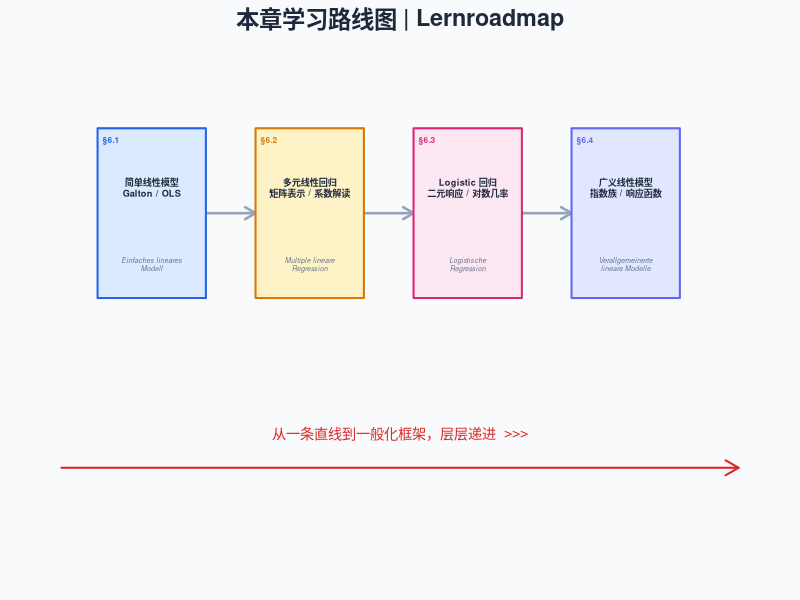
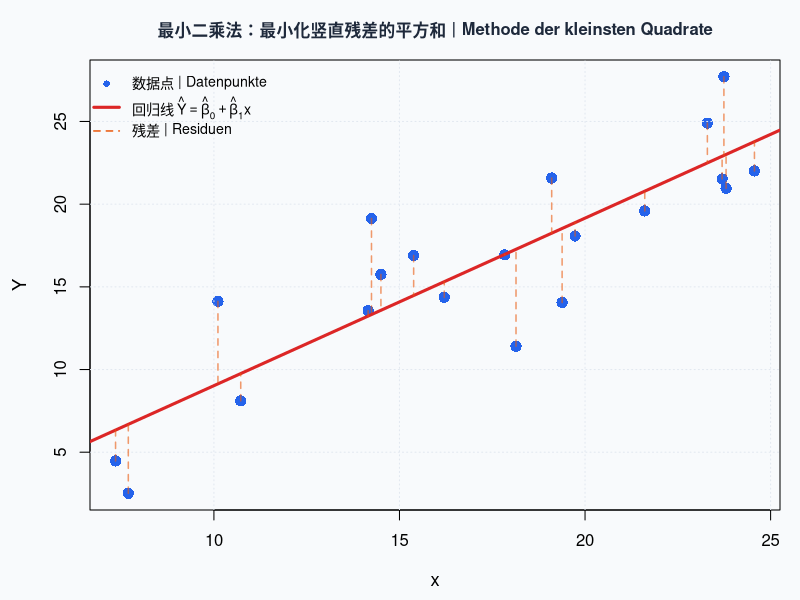
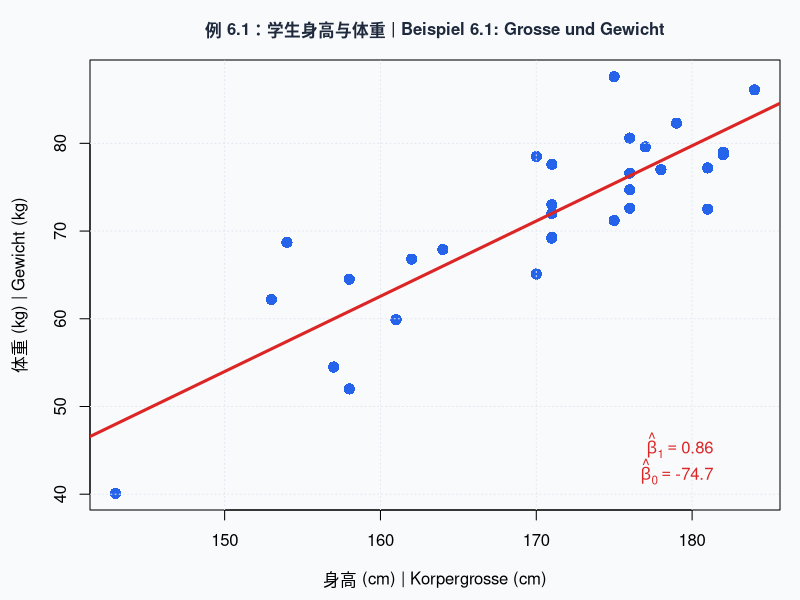
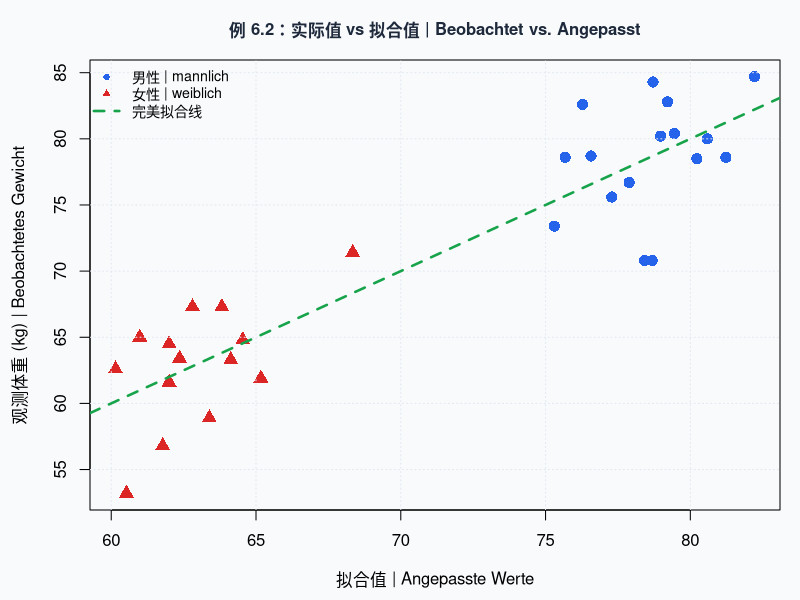
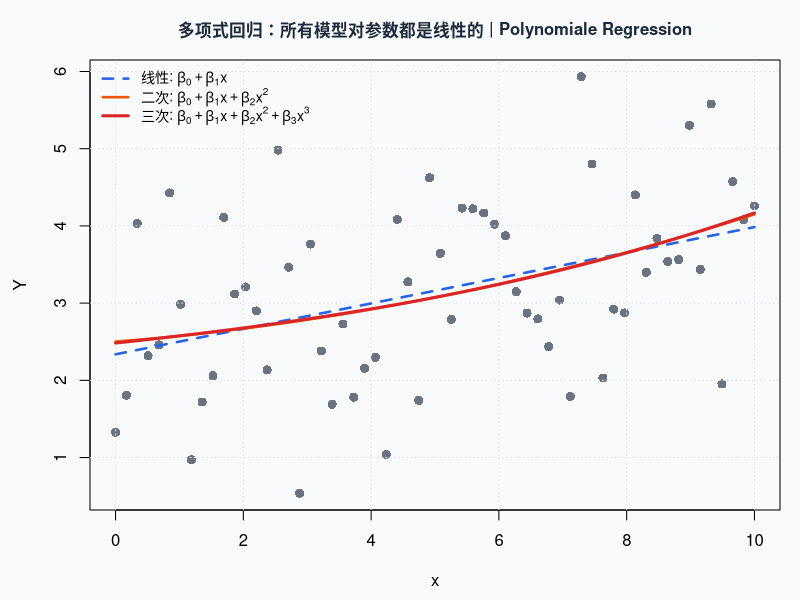
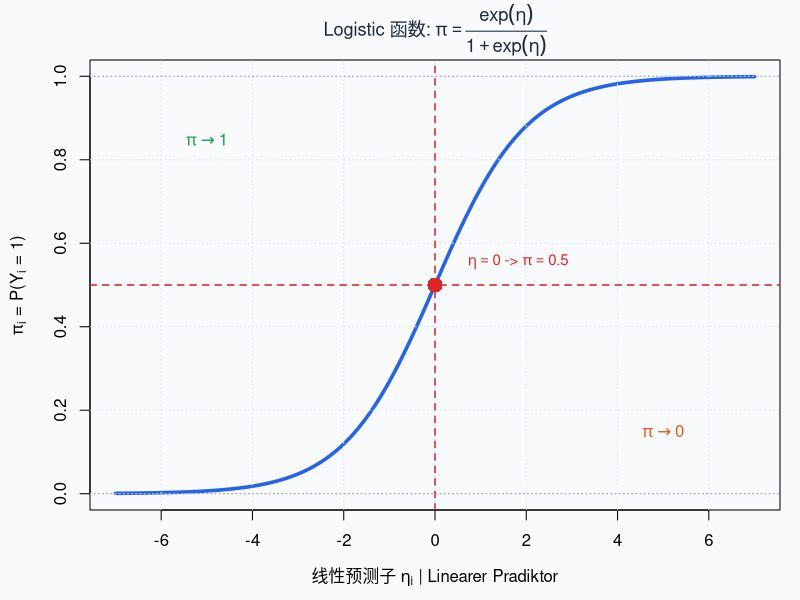
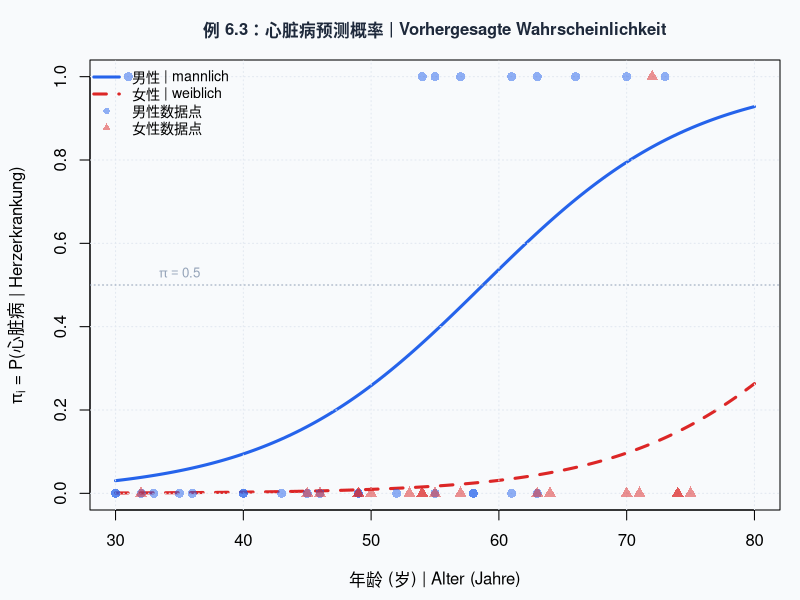
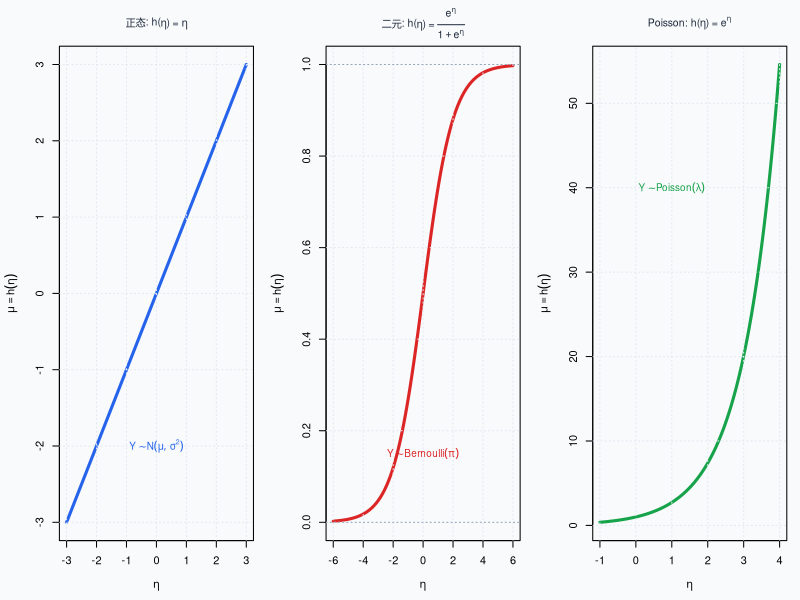

Write R code to recreate these figures, in order.
## ---- chunk 1
#| label: setup
#| include: false
knitr::opts_chunk$set(
  fig.width = 9, fig.height = 5.5,
  message = FALSE, warning = FALSE,
  dev = "ragg_png", dpi = 150
)

palette_main <- list(
  blue     = "#2563EB",
  red      = "#DC2626",
  green    = "#16A34A",
  orange   = "#EA580C",
  purple   = "#9333EA",
  gray     = "#6B7280",
  bg_light = "#F8FAFC",
  bg_warn  = "#FEF3C7"
)
## ---- chunk 2
#| label: fig-roadmap
#| fig-cap: "本章学习路线图 | Lernroadmap dieses Kapitels"
#| fig-height: 4.5

par(mar = c(0.5, 0.5, 2, 0.5), bg = "#F8FAFC")
plot(NULL, xlim = c(0, 16), ylim = c(0, 6), axes = FALSE, xlab = "", ylab = "")
title(expression(bold("本章学习路线图 | Lernroadmap")), 
      cex.main = 1.4, col.main = "#1E293B")

steps_x <- c(2.5, 6.0, 9.5, 13.0)
steps_y <- rep(4.2, 4)
arrows(steps_x[-4] + 1.2, steps_y[-4], steps_x[-1] - 1.2, steps_y[-1],
       col = "#94A3B8", lwd = 2.5, length = 0.12)

labels_cn <- c("简单线性模型\nGalton / OLS", 
               "多元线性回归\n矩阵表示 / 系数解读",
               "Logistic 回归\n二元响应 / 对数几率",
               "广义线性模型\n指数族 / 响应函数")
labels_de <- c("Einfaches lineares\nModell", 
               "Multiple lineare\nRegression",
               "Logistische\nRegression",
               "Verallgemeinerte\nlineare Modelle")
colors <- c("#DBEAFE", "#FEF3C7", "#FCE7F3", "#E0E7FF")
borders <- c("#2563EB", "#D97706", "#DB2777", "#6366F1")

for (i in 1:4) {
  rect(steps_x[i] - 1.2, steps_y[i] - 1.0, steps_x[i] + 1.2, steps_y[i] + 1.0,
       col = colors[i], border = borders[i], lwd = 2)
  text(steps_x[i], steps_y[i] + 0.3, labels_cn[i], cex = 0.55, font = 2, col = "#1E293B")
  text(steps_x[i], steps_y[i] - 0.6, labels_de[i], cex = 0.42, col = "#64748B", font = 3)
  text(steps_x[i] - 0.9, steps_y[i] + 0.85, paste0("\u00a76.", i), 
       cex = 0.5, col = borders[i], font = 2)
}

arrows(0.5, 1.2, 15.5, 1.2, col = "#DC2626", lwd = 2, length = 0.15)
text(8, 1.6, "从一条直线到一般化框架，层层递进  >>>", cex = 0.85, col = "#DC2626")
## ---- chunk 3
#| label: fig-ols-intuition
#| fig-cap: "最小二乘法的几何直觉：回归线最小化竖直距离的平方和 | Geometrische Intuition der kleinsten Quadrate"
#| fig-height: 5.5

set.seed(42)
n_demo <- 20
x_demo <- runif(n_demo, 5, 25)
y_demo <- 3 + 0.8 * x_demo + rnorm(n_demo, 0, 2.5)
fit_demo <- lm(y_demo ~ x_demo)

par(bg = "#F8FAFC", mar = c(4.5, 4.5, 3, 1))
plot(x_demo, y_demo, pch = 16, col = "#2563EB", cex = 1.5,
     xlab = "x", ylab = "Y",
     main = "最小二乘法：最小化竖直残差的平方和 | Methode der kleinsten Quadrate",
     cex.lab = 1.1, cex.main = 1.0, col.main = "#1E293B")
grid(col = "#E2E8F0")
abline(fit_demo, col = "#DC2626", lwd = 3)

y_hat_demo <- fitted(fit_demo)
for (i in 1:n_demo) {
  segments(x_demo[i], y_demo[i], x_demo[i], y_hat_demo[i],
           col = adjustcolor("#EA580C", 0.6), lwd = 1.5, lty = 2)
}

legend("topleft",
       legend = c("数据点 | Datenpunkte",
                  expression(paste("回归线 ", hat(Y) == hat(beta)[0] + hat(beta)[1] * x)),
                  "残差 | Residuen"),
       pch = c(16, NA, NA), col = c("#2563EB", "#DC2626", "#EA580C"),
       lwd = c(NA, 3, 1.5), lty = c(NA, 1, 2), bty = "n", cex = 0.85)
## ---- chunk 4
#| label: fig-example-6-1
#| fig-cap: "身高与体重的散点图及回归线（仿教材 Fig. 6.1）| Streudiagramm von Gewicht und Grosse mit Regressionslinie"
#| fig-height: 5.5

set.seed(2024)
n_students <- 30
height <- round(rnorm(n_students, mean = 172, sd = 9))
weight <- round(0.89 * height - 80 + rnorm(n_students, 0, 6), 1)

fit_hw <- lm(weight ~ height)
b0_hw <- coef(fit_hw)[1]
b1_hw <- coef(fit_hw)[2]

par(bg = "#F8FAFC", mar = c(4.5, 4.5, 3, 1))
plot(height, weight, pch = 16, col = "#2563EB", cex = 1.5,
     xlab = "身高 (cm) | Korpergrosse (cm)",
     ylab = "体重 (kg) | Gewicht (kg)",
     main = "例 6.1：学生身高与体重 | Beispiel 6.1: Grosse und Gewicht",
     cex.lab = 1.0, cex.main = 1.0, col.main = "#1E293B")
grid(col = "#E2E8F0")
abline(fit_hw, col = "#DC2626", lwd = 3)

text(max(height) - 2, min(weight) + 5,
     bquote(hat(beta)[1] == .(round(b1_hw, 2))),
     col = "#DC2626", font = 2, cex = 1.0, pos = 2)
text(max(height) - 2, min(weight) + 2,
     bquote(hat(beta)[0] == .(round(b0_hw, 2))),
     col = "#DC2626", font = 2, cex = 1.0, pos = 2)
## ---- chunk 5
#| label: example-6-1-code
#| code-fold: false

# 例 6.1：简单线性回归 -- 身高预测体重
cat("例 6.1：简单线性回归 | Beispiel 6.1: Einfache lineare Regression\n\n")
cat("  模型: weight_i = beta_0 + beta_1 * height_i + epsilon_i\n\n")

summary_hw <- summary(fit_hw)
cat("  估计结果 | Schatzwerte:\n")
cat(sprintf("    beta_0 (截距)  = %7.2f  (p = %.4f)\n", b0_hw, summary_hw$coefficients[1, 4]))
cat(sprintf("    beta_1 (身高)  = %7.2f  (p = %.4f)\n", b1_hw, summary_hw$coefficients[2, 4]))
cat(sprintf("    sigma^2        = %7.2f\n", summary_hw$sigma^2))
cat("\n  解读: 身高每增加 1cm, 体重平均增加约", round(b1_hw, 2), "kg。\n")
## ---- chunk 6
#| label: example-6-2
#| fig-cap: "例 6.2 多元线性回归：系数估计及其解读 | Beispiel 6.2: Multiple Regression"
#| fig-height: 5.5

set.seed(2024)
n_stu <- 30
gender <- rbinom(n_stu, 1, 0.5)
age <- sample(19:28, n_stu, replace = TRUE)
height_m <- round(rnorm(n_stu, 172, 9))
weight_m <- round(-7.05 + 0.42 * height_m - 0.06 * age + 13.69 * gender + rnorm(n_stu, 0, 4), 1)

fit_multi <- lm(weight_m ~ height_m + age + gender)
sm <- summary(fit_multi)

cat("例 6.2：多元线性回归 | Beispiel 6.2: Multiple lineare Regression\n\n")
cat("  模型: weight_i = beta_0 + beta_1*height_i + beta_2*age_i + beta_3*gender_i + epsilon_i\n\n")
cat("  系数估计 | Koeffizientenschatzungen:\n\n")
cat(sprintf("  %-22s  估计值  标准误   p-值\n", ""))
cat(sprintf("  %-22s  %6.2f  %6.2f  %6.4f\n", 
            "beta_0 (截距)", sm$coefficients[1, 1], sm$coefficients[1, 2], sm$coefficients[1, 4]))
cat(sprintf("  %-22s  %6.2f  %6.2f  %6.4f\n", 
            "beta_1 (height)", sm$coefficients[2, 1], sm$coefficients[2, 2], sm$coefficients[2, 4]))
cat(sprintf("  %-22s  %6.2f  %6.2f  %6.4f\n", 
            "beta_2 (age)", sm$coefficients[3, 1], sm$coefficients[3, 2], sm$coefficients[3, 4]))
cat(sprintf("  %-22s  %6.2f  %6.2f  %6.4f\n", 
            "beta_3 (gender)", sm$coefficients[4, 1], sm$coefficients[4, 2], sm$coefficients[4, 4]))

# 可视化：实际 vs 拟合
par(bg = "#F8FAFC", mar = c(4.5, 4.5, 3, 1))
y_fit <- fitted(fit_multi)
cols_gender <- ifelse(gender == 1, "#2563EB", "#DC2626")
plot(y_fit, weight_m, pch = ifelse(gender == 1, 16, 17),
     col = cols_gender, cex = 1.5,
     xlab = "拟合值 | Angepasste Werte",
     ylab = "观测体重 (kg) | Beobachtetes Gewicht",
     main = "例 6.2：实际值 vs 拟合值 | Beobachtet vs. Angepasst",
     cex.lab = 1.0, cex.main = 1.0, col.main = "#1E293B")
grid(col = "#E2E8F0")
abline(0, 1, col = "#16A34A", lwd = 2.5, lty = 2)
legend("topleft",
       legend = c("男性 | mannlich", "女性 | weiblich", "完美拟合线"),
       pch = c(16, 17, NA), col = c("#2563EB", "#DC2626", "#16A34A"),
       lwd = c(NA, NA, 2.5), lty = c(NA, NA, 2), bty = "n", cex = 0.85)
## ---- chunk 7
#| label: fig-polynomial
#| fig-cap: "多项式回归示例：线性 vs 二次 vs 三次拟合 | Polynomiale Regression: linear vs. quadratisch vs. kubisch"
#| fig-height: 5.5

set.seed(123)
n_poly <- 60
x_poly <- seq(0, 10, length.out = n_poly)
y_poly <- 2 + 0.5 * x_poly - 0.08 * x_poly^2 + 0.005 * x_poly^3 + rnorm(n_poly, 0, 1.2)

fit1 <- lm(y_poly ~ x_poly)
fit2 <- lm(y_poly ~ x_poly + I(x_poly^2))
fit3 <- lm(y_poly ~ x_poly + I(x_poly^2) + I(x_poly^3))

par(bg = "#F8FAFC", mar = c(4.5, 4.5, 3, 1))
plot(x_poly, y_poly, pch = 16, col = "#6B7280", cex = 1.2,
     xlab = "x", ylab = "Y",
     main = "多项式回归：所有模型对参数都是线性的 | Polynomiale Regression",
     cex.lab = 1.0, cex.main = 1.0, col.main = "#1E293B")
grid(col = "#E2E8F0")

x_pred <- seq(0, 10, length.out = 200)
lines(x_pred, predict(fit1, newdata = data.frame(x_poly = x_pred)),
      col = "#2563EB", lwd = 2.5, lty = 2)
lines(x_pred, predict(fit2, newdata = data.frame(x_poly = x_pred)),
      col = "#EA580C", lwd = 2.5, lty = 1)
lines(x_pred, predict(fit3, newdata = data.frame(x_poly = x_pred)),
      col = "#DC2626", lwd = 3, lty = 1)

legend("topleft",
       legend = c(expression(paste("线性: ", beta[0] + beta[1]*x)),
                  expression(paste("二次: ", beta[0] + beta[1]*x + beta[2]*x^2)),
                  expression(paste("三次: ", beta[0] + beta[1]*x + beta[2]*x^2 + beta[3]*x^3))),
       col = c("#2563EB", "#EA580C", "#DC2626"),
       lwd = c(2.5, 2.5, 3), lty = c(2, 1, 1), bty = "n", cex = 0.85)
## ---- chunk 8
#| label: fig-logistic-function
#| fig-cap: "Logistic 分布函数的特征 S 形曲线（仿教材 Fig. 6.2）| Logistische Verteilungsfunktion"
#| fig-height: 5.5

par(bg = "#F8FAFC", mar = c(4.5, 4.5, 3, 1))
eta_range <- seq(-7, 7, length.out = 400)
pi_logistic <- exp(eta_range) / (1 + exp(eta_range))

plot(eta_range, pi_logistic, type = "l", col = "#2563EB", lwd = 3.5,
     xlab = expression(paste("线性预测子 ", eta[i], " | Linearer Pradiktor")),
     ylab = expression(paste(pi[i], " = P(Y"[i], " = 1)")),
     main = expression(paste("Logistic 函数: ", pi == frac(exp(eta), 1 + exp(eta)))),
     cex.lab = 1.0, cex.main = 1.1, col.main = "#1E293B")
grid(col = "#E2E8F0")

abline(h = 0, col = "#94A3B8", lty = 3)
abline(h = 1, col = "#94A3B8", lty = 3)
abline(h = 0.5, col = "#DC2626", lty = 2, lwd = 1.5)
abline(v = 0, col = "#DC2626", lty = 2, lwd = 1.5)

text(-5, 0.85, expression(pi %->% 1), col = "#16A34A", font = 2, cex = 1)
text(5, 0.15, expression(pi %->% 0), col = "#EA580C", font = 2, cex = 1)
text(0.5, 0.55, expression(paste(eta == 0, " -> ", pi == 0.5)),
     col = "#DC2626", font = 2, cex = 0.9, pos = 4)

points(0, 0.5, pch = 16, col = "#DC2626", cex = 2)
## ---- chunk 9
#| label: example-6-3-data
#| code-fold: false

# 例 6.3：心脏病数据的 Logistic 回归
set.seed(2024)
n_heart <- 47
age_h <- sample(30:75, n_heart, replace = TRUE)
gender_h <- rbinom(n_heart, 1, 0.55)
eta_h <- -5.53 + 0.06 * age_h + 1.45 * gender_h
pi_h <- exp(eta_h) / (1 + exp(eta_h))
disease <- rbinom(n_heart, 1, pi_h)

heart_data <- data.frame(disease = disease, age = age_h, gender = gender_h)

fit_logit <- glm(disease ~ age + gender, data = heart_data, family = binomial)
sl <- summary(fit_logit)

cat("例 6.3：Logistic 回归 -- 心脏病预测 | Beispiel 6.3: Logistische Regression\n\n")
cat("  模型: P(Y_i = 1) = exp(eta_i) / (1 + exp(eta_i))\n")
cat("  eta_i = beta_0 + beta_1 * age_i + beta_2 * gender_i\n\n")
cat("  系数估计 | Koeffizientenschatzungen:\n\n")
cat(sprintf("  %-22s  估计值   标准误   p-值\n", ""))
for (j in 1:3) {
  nm <- c("beta_0 (截距)", "beta_1 (age)", "beta_2 (gender)")[j]
  cat(sprintf("  %-22s  %7.2f  %6.2f  %6.4f\n",
              nm, sl$coefficients[j, 1], sl$coefficients[j, 2], sl$coefficients[j, 4]))
}
## ---- chunk 10
#| label: fig-heart-disease
#| fig-cap: "心脏病预测概率随年龄和性别的变化（仿教材 Fig. 6.3）| Vorhergesagte Wahrscheinlichkeit fur Herzerkrankung"
#| fig-height: 5.5

par(bg = "#F8FAFC", mar = c(4.5, 4.5, 3, 1))

age_pred <- seq(30, 80, length.out = 200)
b_h <- coef(fit_logit)
eta_male <- b_h[1] + b_h[2] * age_pred + b_h[3] * 1
eta_female <- b_h[1] + b_h[2] * age_pred + b_h[3] * 0
pi_male <- exp(eta_male) / (1 + exp(eta_male))
pi_female <- exp(eta_female) / (1 + exp(eta_female))

plot(age_pred, pi_male, type = "l", col = "#2563EB", lwd = 3,
     xlab = "年龄 (岁) | Alter (Jahre)",
     ylab = expression(paste(pi[i], " = P(心脏病 | Herzerkrankung)")),
     main = "例 6.3：心脏病预测概率 | Vorhergesagte Wahrscheinlichkeit",
     cex.lab = 1.0, cex.main = 1.0, col.main = "#1E293B",
     ylim = c(0, 1))
lines(age_pred, pi_female, col = "#DC2626", lwd = 3, lty = 2)
grid(col = "#E2E8F0")

# 实际数据点
points(age_h[gender_h == 1], disease[gender_h == 1], 
       pch = 16, col = adjustcolor("#2563EB", 0.5), cex = 1.2)
points(age_h[gender_h == 0], disease[gender_h == 0], 
       pch = 17, col = adjustcolor("#DC2626", 0.5), cex = 1.2)

legend("topleft",
       legend = c("男性 | mannlich", "女性 | weiblich",
                  "男性数据点", "女性数据点"),
       col = c("#2563EB", "#DC2626", 
               adjustcolor("#2563EB", 0.5), adjustcolor("#DC2626", 0.5)),
       lwd = c(3, 3, NA, NA), lty = c(1, 2, NA, NA),
       pch = c(NA, NA, 16, 17), bty = "n", cex = 0.85)

abline(h = 0.5, col = "#94A3B8", lty = 3)
text(35, 0.53, expression(pi == 0.5), col = "#94A3B8", cex = 0.8, font = 2)
## ---- chunk 11
#| label: logit-odds-demo
#| code-fold: false

# 几率比的具体计算
cat("几率比解读示例 | Odds-Ratio Interpretation:\n\n")

# 年龄效应
cat("  年龄效应:\n")
cat(sprintf("    exp(beta_1) = exp(%.2f) = %.4f\n", b_h[2], exp(b_h[2])))
cat("    解读: 年龄每增加 1 岁, 心脏病几率乘以", round(exp(b_h[2]), 4), "\n\n")

# 性别效应
cat("  性别效应:\n")
cat(sprintf("    exp(beta_2) = exp(%.2f) = %.4f\n", b_h[3], exp(b_h[3])))
cat("    解读: 男性心脏病几率是女性的", round(exp(b_h[3]), 2), "倍\n\n")

# 具体预测
age_example <- 55
for (g in c(0, 1)) {
  eta_ex <- b_h[1] + b_h[2] * age_example + b_h[3] * g
  pi_ex <- exp(eta_ex) / (1 + exp(eta_ex))
  label <- ifelse(g == 1, "男性", "女性")
  cat(sprintf("  %d 岁%s: eta = %.2f, P(心脏病) = %.4f\n", 
              age_example, label, eta_ex, pi_ex))
}
## ---- chunk 12
#| label: fig-glm-family
#| fig-cap: "GLM 统一框架下的三个重要特例 | Drei wichtige Spezialfalle des GLM-Rahmenwerks"
#| fig-height: 6.5

par(mfrow = c(1, 3), bg = "#F8FAFC", mar = c(4.5, 4.5, 3.5, 1))

# 1. 正态 (identity link)
eta_norm <- seq(-3, 3, length.out = 200)
mu_norm <- eta_norm  # h(eta) = eta
plot(eta_norm, mu_norm, type = "l", col = "#2563EB", lwd = 3,
     xlab = expression(eta), ylab = expression(mu == h(eta)),
     main = expression(paste("正态: h(", eta, ") = ", eta)),
     cex.main = 0.95, col.main = "#1E293B")
grid(col = "#E2E8F0")
text(0, -2, expression(Y %~% N(mu, sigma^2)), col = "#2563EB", font = 2, cex = 0.9)

# 2. 二元 (logit link)
eta_bin <- seq(-6, 6, length.out = 200)
mu_bin <- exp(eta_bin) / (1 + exp(eta_bin))
plot(eta_bin, mu_bin, type = "l", col = "#DC2626", lwd = 3,
     xlab = expression(eta), ylab = expression(mu == h(eta)),
     main = expression(paste("二元: h(", eta, ") = ", frac(e^eta, 1+e^eta))),
     cex.main = 0.95, col.main = "#1E293B",
     ylim = c(0, 1))
grid(col = "#E2E8F0")
abline(h = c(0, 1), col = "#94A3B8", lty = 3)
text(0, 0.15, expression(Y %~% Bernoulli(pi)), col = "#DC2626", font = 2, cex = 0.9)

# 3. Poisson (log link)
eta_pois <- seq(-1, 4, length.out = 200)
mu_pois <- exp(eta_pois)
plot(eta_pois, mu_pois, type = "l", col = "#16A34A", lwd = 3,
     xlab = expression(eta), ylab = expression(mu == h(eta)),
     main = expression(paste("Poisson: h(", eta, ") = ", e^eta)),
     cex.main = 0.95, col.main = "#1E293B")
grid(col = "#E2E8F0")
text(1, 40, expression(Y %~% Poisson(lambda)), col = "#16A34A", font = 2, cex = 0.9)

par(mfrow = c(1, 1))
## ---- chunk 13
#| label: example-6-4-data

set.seed(2024)
n_prod <- 200
review_score <- round(runif(n_prod, 2.0, 5.0), 1)
price <- round(runif(n_prod, 15, 100), 0)
promotion <- rbinom(n_prod, 1, 0.35)

eta_pois <- 0.642 + 0.473 * review_score + 0.001 * price + 0.166 * promotion
lambda_pois <- exp(eta_pois)
sales <- rpois(n_prod, lambda_pois)

product_data <- data.frame(sales = sales, review_score = review_score,
                           price = price, promotion = promotion)
## ---- chunk 14
#| label: fig-sales-barplot
#| fig-cap: "产品销量分布（仿教材 Fig. 6.4）：形态与 Poisson 分布一致 | Verteilung der Verkaufszahlen"
#| fig-height: 5

par(bg = "#F8FAFC", mar = c(4.5, 4.5, 3, 1))
hist(sales, breaks = seq(min(sales) - 0.5, max(sales) + 0.5, by = 1),
     col = adjustcolor("#2563EB", 0.4), border = "#2563EB",
     xlab = "周销量 | Wochentliche Verkaufe",
     ylab = "产品数量 | Anzahl Produkte",
     main = "产品销量分布 | Verteilung der Verkaufszahlen",
     cex.lab = 1.0, cex.main = 1.0, col.main = "#1E293B")
grid(col = "#E2E8F0")
text(max(sales) * 0.7, n_prod * 0.12,
     "形态与 Poisson\n分布一致",
     col = "#DC2626", font = 2, cex = 0.9)
## ---- chunk 15
#| label: example-6-4-fit
#| code-fold: false

fit_pois <- glm(sales ~ review_score + price + promotion, 
                data = product_data, family = poisson)
sp <- summary(fit_pois)

cat("例 6.4：Poisson 回归 -- 产品销量 | Beispiel 6.4: Poisson-Regression\n\n")
cat("  系数估计 | Koeffizientenschatzungen:\n\n")
cat(sprintf("  %-28s  估计值   标准误   p-值\n", ""))
nms <- c("beta_0 (截距)", "beta_1 (review score)", 
         "beta_2 (price)", "beta_3 (promotion)")
for (j in 1:4) {
  cat(sprintf("  %-28s  %7.3f  %6.3f  %s\n",
              nms[j], sp$coefficients[j, 1], sp$coefficients[j, 2],
              ifelse(sp$coefficients[j, 4] < 0.01, "<0.01",
                     round(sp$coefficients[j, 4], 4))))
}

cat("\n  模型方程:\n")
cat(sprintf("    eta_i = %.3f + %.3f * review_score + %.3f * price + %.3f * promotion\n",
            coef(fit_pois)[1], coef(fit_pois)[2], coef(fit_pois)[3], coef(fit_pois)[4]))
## ---- chunk 16
#| label: fig-poisson-effects
#| fig-cap: "Poisson 回归：评分和促销对预测销量的影响 | Poisson-Regression: Effekte auf Verkaufe"
#| fig-height: 5.5

par(bg = "#F8FAFC", mar = c(4.5, 4.5, 3, 1))

score_seq <- seq(2, 5, length.out = 200)
bp <- coef(fit_pois)

# 中位价格
med_price <- median(price)

mu_promo <- exp(bp[1] + bp[2] * score_seq + bp[3] * med_price + bp[4] * 1)
mu_no_promo <- exp(bp[1] + bp[2] * score_seq + bp[3] * med_price + bp[4] * 0)

plot(score_seq, mu_promo, type = "l", col = "#16A34A", lwd = 3,
     xlab = "评分 (星) | Bewertung (Sterne)",
     ylab = expression(paste("预测周销量 | E(Sales | x) = ", e^eta)),
     main = "Poisson 回归：评分与促销对销量的影响",
     cex.lab = 1.0, cex.main = 1.0, col.main = "#1E293B",
     ylim = c(0, max(mu_promo) * 1.1))
lines(score_seq, mu_no_promo, col = "#EA580C", lwd = 3, lty = 2)
grid(col = "#E2E8F0")

# 数据点
points(review_score[promotion == 1], sales[promotion == 1],
       pch = 16, col = adjustcolor("#16A34A", 0.3), cex = 0.8)
points(review_score[promotion == 0], sales[promotion == 0],
       pch = 17, col = adjustcolor("#EA580C", 0.3), cex = 0.8)

legend("topleft",
       legend = c("有促销 | Mit Aktion", "无促销 | Ohne Aktion"),
       col = c("#16A34A", "#EA580C"),
       lwd = 3, lty = c(1, 2), bty = "n", cex = 0.9)

text(3.5, max(mu_promo) * 0.3,
     bquote("评分每增 1 星" %->% "销量" %*% e^{0.473} %~~% 1.6 * "倍"),
     col = "#DC2626", font = 2, cex = 0.85)
## ---- chunk 17
#| label: fig-glm-summary
#| fig-cap: "GLM 框架总结：三类模型的比较 | Zusammenfassung des GLM-Rahmenwerks"
#| fig-height: 5.5

par(bg = "#F8FAFC", mar = c(1, 1, 2.5, 1))
plot(NULL, xlim = c(0, 15), ylim = c(0, 6), axes = FALSE, xlab = "", ylab = "")
title(expression(bold("GLM 统一框架 | Einheitlicher GLM-Rahmen")),
      cex.main = 1.3, col.main = "#1E293B")

# 中心的 GLM 框
rect(5, 3.5, 10, 5.5, col = "#F3E8FF", border = "#9333EA", lwd = 3)
text(7.5, 4.8, "广义线性模型 (GLM)", font = 2, cex = 0.9, col = "#1E293B")
text(7.5, 4.2, expression(E(Y~"|"~x) == h(eta)), cex = 0.85, col = "#9333EA")

# 三个特例
rects_x <- c(1.5, 7.5, 13.5)
rects_y <- rep(1.2, 3)
fills <- c("#DBEAFE", "#FCE7F3", "#D1FAE5")
borders <- c("#2563EB", "#DB2777", "#16A34A")
labels_top <- c("线性回归", "Logistic 回归", "Poisson 回归")
labels_mid <- c(expression(h(eta) == eta), 
                expression(h(eta) == frac(e^eta, 1+e^eta)),
                expression(h(eta) == e^eta))
labels_bot <- c(expression(Y %~% N(mu, sigma^2)),
                expression(Y %~% Bernoulli(pi)),
                expression(Y %~% Poisson(lambda)))

for (i in 1:3) {
  rect(rects_x[i] - 1.8, rects_y[i] - 0.8, rects_x[i] + 1.8, rects_y[i] + 0.8,
       col = fills[i], border = borders[i], lwd = 2)
  text(rects_x[i], rects_y[i] + 0.45, labels_top[i], font = 2, cex = 0.75, col = "#1E293B")
  text(rects_x[i], rects_y[i] + 0.05, labels_mid[i], cex = 0.7, col = borders[i])
  text(rects_x[i], rects_y[i] - 0.4, labels_bot[i], cex = 0.65, col = "#6B7280")
}

# 箭头
for (i in 1:3) {
  arrows(rects_x[i], 2.0, rects_x[i], 3.4,
         col = "#94A3B8", lwd = 2, length = 0.1, code = 1)
}
text(0.5, 3.0, "特例", col = "#6B7280", font = 3, cex = 0.8)
## ---- chunk 18
#| label: exercise-1
#| code-fold: false

# 模拟剧院数据 | Simulierte Theaterdaten
set.seed(42)
n_th <- 80
theatre_data <- data.frame(
  Age = sample(20:70, n_th, replace = TRUE),
  Sex = rbinom(n_th, 1, 0.5),
  Salary = round(rnorm(n_th, 80, 25), 1),
  Culture = round(rgamma(n_th, 3, 0.01), 0)
)
theatre_data$Theatre_prevYear <- round(50 + 0.3 * theatre_data$Culture + 
                                       rnorm(n_th, 0, 30), 0)
theatre_data$Theatre_prevYear[theatre_data$Theatre_prevYear < 0] <- 0
theatre_data$Theatre <- round(20 + 0.1 * theatre_data$Age + 
                              15 * theatre_data$Sex +
                              0.5 * theatre_data$Salary +
                              0.2 * theatre_data$Culture +
                              0.6 * theatre_data$Theatre_prevYear + 
                              rnorm(n_th, 0, 25), 0)
theatre_data$Theatre[theatre_data$Theatre < 0] <- 0

cat("练习 1: 剧院开支数据 | Ubung 1: Theaterdaten\n\n")

# a) 完整模型 M0
cat("a) 模型 M0: Theatre ~ Age + Sex + Salary + Culture + Theatre_prevYear\n\n")
M0 <- lm(Theatre ~ Age + Sex + Salary + Culture + Theatre_prevYear, data = theatre_data)
print(summary(M0))

# b) 去除不显著变量
cat("\nb) 去除不显著变量后的模型 M1:\n\n")
# 基于 p 值逐步去除
M1 <- step(M0, direction = "backward", trace = 0)
print(summary(M1))
cat("\n  M1 更优: 更少的参数, 更好的可解读性, AIC 更低。\n")

# c) 交互项
cat("\nc) 加入 Sex 与 Theatre_prevYear 的交互项:\n\n")
M2 <- update(M1, . ~ . + Sex:Theatre_prevYear)
print(summary(M2))

# d) 变量变换
cat("\nd) 变量变换的比较:\n\n")
cat("  对数变换和平方根变换可以捕捉非线性关系。\n")
cat("  比较不同变换的 R^2 和 AIC 来选择最优模型。\n")
## ---- chunk 19
#| label: exercise-2-data
#| code-fold: false

# 模拟航天飞机数据
shuttle <- data.frame(
  flight = 1:23,
  temp = c(66, 70, 69, 68, 67, 72, 73, 70, 57, 63,
           70, 78, 67, 53, 67, 75, 70, 81, 76, 79,
           75, 76, 58),
  td = c(0, 1, 0, 0, 0, 0, 0, 0, 1, 1,
         1, 0, 0, 1, 0, 0, 0, 0, 0, 0,
         1, 0, 1)
)
shuttle$tempC <- (shuttle$temp - 32) / 1.8

cat("练习 2: 挑战者号数据 | Ubung 2: Challenger-Daten\n\n")
cat("  温度转换: tempC = (temp - 32) / 1.8\n\n")
## ---- chunk 20
#| label: fig-exercise-2a
#| fig-cap: "练习 2a: 热过载组与非过载组的温度比较 | Ubung 2a: Temperaturvergleich"
#| fig-height: 5

par(mfrow = c(1, 2), bg = "#F8FAFC", mar = c(4.5, 4.5, 3, 1))

# a) 图形比较
boxplot(temp ~ td, data = shuttle, col = c("#D1FAE5", "#FEE2E2"),
        border = c("#16A34A", "#DC2626"),
        xlab = "热过载 | Thermische Uberlastung (td)",
        ylab = "温度 (F) | Temperatur (F)",
        main = "a) 箱线图比较 | Boxplot-Vergleich",
        cex.main = 0.95, col.main = "#1E293B",
        names = c("td = 0", "td = 1"))
grid(col = "#E2E8F0")

# b) 线性模型拟合
fit_lm_shuttle <- lm(td ~ temp, data = shuttle)
plot(shuttle$temp, shuttle$td, pch = 16, col = "#2563EB", cex = 1.5,
     xlab = "温度 (F) | Temperatur (F)",
     ylab = "P(热过载) | P(Uberlastung)",
     main = "b) 线性模型（有问题!) | Lineares Modell",
     cex.main = 0.95, col.main = "#1E293B",
     ylim = c(-0.3, 1.3))
grid(col = "#E2E8F0")
abline(fit_lm_shuttle, col = "#DC2626", lwd = 2.5)
abline(h = c(0, 1), col = "#94A3B8", lty = 3)
text(73, 1.15, "概率超出 [0,1]!", col = "#DC2626", font = 2, cex = 0.85)

par(mfrow = c(1, 1))
## ---- chunk 21
#| label: exercise-2-logit
#| code-fold: false

cat("b-d) 线性模型 vs Logistic 模型:\n\n")

# 线性模型
cat("  线性模型 summary:\n")
print(summary(fit_lm_shuttle))

cat("\n  问题: 线性模型的残差非正态, 预测值超出 [0,1]。\n")
cat("  对二元响应变量使用线性模型在理论上不合理。\n\n")

# c) 温度单位转换的影响
cat("c) 摄氏度 vs 华氏度:\n\n")
fit_C <- lm(td ~ tempC, data = shuttle)
cat("  华氏度斜率:", round(coef(fit_lm_shuttle)[2], 6), "\n")
cat("  摄氏度斜率:", round(coef(fit_C)[2], 6), "\n")
cat("  关系: beta_C = 1.8 * beta_F (线性变换)\n")
cat("  同时加入两个变量: 完全共线性, X'X 不可逆!\n\n")

# e-f) Logistic 回归
cat("e) Logistic 回归:\n\n")
fit_logit_shuttle <- glm(td ~ temp, data = shuttle, family = binomial)
print(summary(fit_logit_shuttle))

b_shuttle <- coef(fit_logit_shuttle)
cat("\ne) 斜率解读:\n")
cat(sprintf("   温度每升高 1F, 热过载的对数几率变化 %.4f\n", b_shuttle[2]))
cat(sprintf("   即几率乘以 exp(%.4f) = %.4f\n", b_shuttle[2], exp(b_shuttle[2])))
cat("   (负值: 温度越高, 热过载风险越低)\n\n")

# f) 31F 时的概率
temp_challenger <- 31
eta_31 <- b_shuttle[1] + b_shuttle[2] * temp_challenger
pi_31 <- exp(eta_31) / (1 + exp(eta_31))
cat(sprintf("f) 挑战者号灾难当天 (31F) 热过载概率:\n"))
cat(sprintf("   eta = %.2f + %.4f * 31 = %.4f\n", b_shuttle[1], b_shuttle[2], eta_31))
cat(sprintf("   P(td = 1 | temp = 31) = %.4f\n\n", pi_31))

# g) P = 0.5 的温度
temp_50 <- -b_shuttle[1] / b_shuttle[2]
cat(sprintf("g) P(热过载) = 0.5 的温度:\n"))
cat(sprintf("   当 eta = 0 时 P = 0.5\n"))
cat(sprintf("   0 = %.2f + %.4f * temp\n", b_shuttle[1], b_shuttle[2]))
cat(sprintf("   temp = %.2f F = %.2f C\n", temp_50, (temp_50 - 32) / 1.8))
## ---- chunk 22
#| label: fig-exercise-2-logit
#| fig-cap: "练习 2: Logistic 回归拟合与挑战者号预测 | Ubung 2: Logistische Regression und Challenger-Vorhersage"
#| fig-height: 5.5

par(bg = "#F8FAFC", mar = c(4.5, 4.5, 3, 1))

temp_pred_range <- seq(25, 85, length.out = 300)
eta_pred <- b_shuttle[1] + b_shuttle[2] * temp_pred_range
pi_pred <- exp(eta_pred) / (1 + exp(eta_pred))

plot(temp_pred_range, pi_pred, type = "l", col = "#2563EB", lwd = 3,
     xlab = "温度 (F) | Temperatur (F)",
     ylab = expression(paste("P(热过载) = P(td = 1 | temp)")),
     main = "Logistic 回归拟合与挑战者号预测",
     cex.lab = 1.0, cex.main = 1.0, col.main = "#1E293B",
     ylim = c(0, 1))
grid(col = "#E2E8F0")

points(shuttle$temp, shuttle$td, pch = 16, col = "#6B7280", cex = 1.5)

# 挑战者号预测
abline(v = 31, col = "#DC2626", lwd = 2, lty = 2)
points(31, pi_31, pch = 18, col = "#DC2626", cex = 3)
text(33, pi_31 + 0.06, sprintf("31F: P = %.2f", pi_31),
     col = "#DC2626", font = 2, cex = 0.9, pos = 4)

# P = 0.5 的温度
abline(h = 0.5, col = "#EA580C", lty = 3, lwd = 1.5)
abline(v = temp_50, col = "#EA580C", lty = 3, lwd = 1.5)
points(temp_50, 0.5, pch = 16, col = "#EA580C", cex = 2)
text(temp_50 + 1, 0.55, sprintf("P = 0.5 at %.1fF", temp_50),
     col = "#EA580C", font = 2, cex = 0.85, pos = 4)

legend("topright",
       legend = c("Logistic 拟合曲线", "观测数据",
                  "挑战者号 (31F)", "P = 0.5 处温度"),
       col = c("#2563EB", "#6B7280", "#DC2626", "#EA580C"),
       pch = c(NA, 16, 18, 16), lwd = c(3, NA, NA, NA),
       lty = c(1, NA, NA, NA), bty = "n", cex = 0.85)
## ---- chunk 23
#| label: fig-summary-chain
#| fig-cap: "本章知识逻辑链 | Logikkette der Konzepte dieses Kapitels"
#| fig-height: 6
#| fig-width: 12

par(mar = c(0.5, 0.5, 2.5, 0.5), bg = "#F8FAFC")
plot(NULL, xlim = c(0, 16), ylim = c(0, 7), axes = FALSE, xlab = "", ylab = "")
title(expression(bold("第六章知识逻辑链 | Logikkette Kapitel 6")), 
      cex.main = 1.4, col.main = "#1E293B")

nx <- c(3, 8, 13, 5.5, 10.5)
ny <- c(5.5, 5.5, 5.5, 2.5, 2.5)
labels <- c(
  "简单线性模型\nOLS / MLE\nEinfaches Modell",
  "多元线性回归\n矩阵形式 / 变换\nMultiple Regression",
  "Logistic 回归\n对数几率 / S 形曲线\nLogistische Reg.",
  "协变量变换\n多项式 / 交互项\nTransformationen",
  "广义线性模型\n指数族 / 响应函数\nGLMs"
)
fills <- c("#DBEAFE", "#FEF3C7", "#FCE7F3", "#D1FAE5", "#E0E7FF")
bords <- c("#2563EB", "#D97706", "#DB2777", "#16A34A", "#6366F1")

for (i in 1:5) {
  rect(nx[i]-1.8, ny[i]-0.8, nx[i]+1.8, ny[i]+0.8,
       col = fills[i], border = bords[i], lwd = 2)
  text(nx[i], ny[i], labels[i], cex = 0.55, font = 2, col = "#1E293B")
}

draw_arrow <- function(x1, y1, x2, y2, label) {
  arrows(x1, y1, x2, y2, col = "#64748B", lwd = 2, length = 0.12)
  mx <- (x1 + x2) / 2; my <- (y1 + y2) / 2
  text(mx, my + 0.3, label, cex = 0.5, col = "#EA580C", font = 3)
}

draw_arrow(4.8, 5.5, 6.2, 5.5, "多协变量")
draw_arrow(9.8, 5.5, 11.2, 5.5, "二元响应")
draw_arrow(8, 4.7, 5.5, 3.3, "非线性变换")
draw_arrow(13, 4.7, 10.5, 3.3, "一般化")
draw_arrow(7.3, 2.5, 8.7, 2.5, "统一框架")
